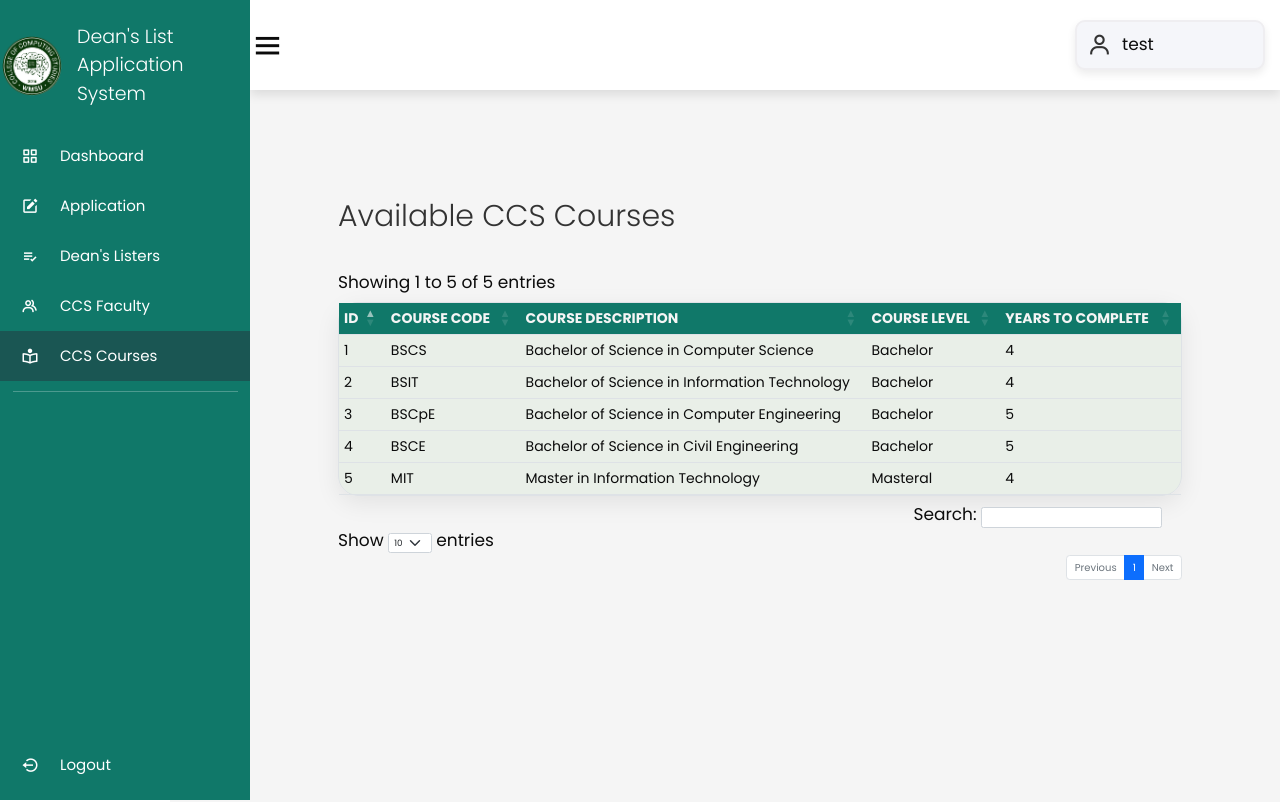
The app's page /programs/programs.php (signed in) with its own data.
### tables this page shows
CREATE TABLE `programs` (
  `id` int(11) NOT NULL,
  `code` varchar(255) NOT NULL,
  `description` varchar(255) NOT NULL,
  `years` int(11) NOT NULL,
  `level` varchar(255) NOT NULL,
  `created_at` timestamp NOT NULL DEFAULT current_timestamp(),
  `updated_at` timestamp NOT NULL DEFAULT current_timestamp() ON UPDATE current_timestamp()
);

### class/program.class.php (called while the page is built, shortened)
<?php
require_once 'database.php';
Class Program{
    protected $db;
    function __construct()
    {
        $this->db = new Database();
    }
    function show(){
        $sql = "SELECT * FROM programs ORDER BY id ASC;";
        $query=$this->db->connect()->prepare($sql);
        if($query->execute()){
            $data = $query->fetchAll();
        }
        return $data;
    }
}
?>

### class/database.php (called while the page is built)
<?php
class Database{
    private $host = 'localhost';
    private $database = 'deanslist';
    private $username = 'root';
    private $password = '';
    protected $connection;
    function connect(){
        try
			{
				$this->connection = new PDO("mysql:host=$this->host;dbname=$this->database",
											$this->username, $this->password);
			}
			catch (PDOException $e)
			{
				echo "Connection error " . $e->getMessage();
			}
        return $this->connection;
    }
}
?>

### programs/programs.php (the view, shortened to what this page needs)
<!DOCTYPE html>
<html lang="en">
<head>
    <link rel="stylesheet" href="https://cdn.jsdelivr.net/npm/boxicons@latest/css/boxicons.min.css">
    <link href="../css/style.css" rel="stylesheet">
    <link rel="stylesheet" href="//code.jquery.com/ui/1.13.2/themes/base/jquery-ui.css">
    <link rel="stylesheet" href="https://cdnjs.cloudflare.com/ajax/libs/twitter-bootstrap/5.2.0/css/bootstrap.min.css">
    <link rel="stylesheet" href="https://cdn.datatables.net/1.13.2/css/dataTables.bootstrap5.min.css">
</head>
<body>
    <div class="side-bar">
        <br>
        <div class="logo-details">
            <img class="logo" style="margin-left:2px"src="ccslogo.png" width ="55" height = "60">
            <span class="logo-name">Dean's List Application <br> System</span>
		</div>
        <br>
        <ul class="nav-links">
            <li>
                <a href="../dashboard/dashboard.php">
                    <i class='bx bx-grid-alt' ></i>
                    <span class="links-name">Dashboard</span>
                </a>
            </li>
            <?php if($_SESSION['user_type'] == 'student') { ?>
            <li>
                <a href="../apply/application-new.php">
                <i class='bx bxs-edit'></i>
                    <span class="links-name">Application</span>
                </a>
            </li>
            <?php } ?>
            <li>
                <a href="../listers/listers.php">
                <i class='bx bx-list-check'></i>
                    <span class="links-name">Dean's Listers</span>
                </a>
            </li>
            <li>
                <a href="../faculty/faculty.php">
                    <i class='bx bx-group' ></i>
                    <span class="links-name">CCS Faculty</span>
                </a>
            </li>
            <li>
                <a href="../programs/programs.php" class="active">
                    <i class='bx bx-book-reader'></i>
                    <span class="links-name">CCS Courses</span>
                </a>
            </li>
            <hr class="line">
            <li id="logout-link">
                <a class="logout-link" href="../login/logout.php" title="Logout">
                    <i class='bx bx-log-out-circle'></i>
                    <span class="links-name">Logout</span>
                </a>
            </li>
        </ul>
    </div>
    <div id="logout-dialog" class="dialog" title="Logout">
        <p><span>Are you sure you want to logout?</span></p>
    </div>
    <section class="home-section">
        <nav>
            <div class="side-bar-button">
                <i class='bx bx-menu small'></i>
            </div>
            <div class="profile-details">
                <i class='bx bx-user'></i>
                <?php echo '<span class="admin-name">'.$_SESSION['user_firstname'].' '.$_SESSION['user_lastname'].'</span>'; ?>
            </div>
        </nav>
        <div class="home-content">
        <div class="table-container">
            <div class="table-heading">
                <h3 class="table-title">Available CCS Courses</h3>
            </div>
            <br>
            <table class="table" id="myTable">
                <thead>
                    <tr>
                        <th>ID</th>
                        <th>Course Code</th>
                        <th>Course Description</th>
                        <th>Course Level</th>
                        <th>Years to Complete</th>
                    </tr>
                </thead>
                <tbody>
                    <?php
                        require_once '../class/program.class.php';
                        $program = new Program();
                        $i = 1;
                        foreach ($program->show() as $value){
                    ?>
                        <tr>
                            <td><?php echo $i ?></td>
                            <td><?php echo $value['code']?></td>
                            <td><?php echo $value['description'] ?></td>
                            <td><?php echo $value['level'] ?></td>
                            <td><?php echo $value['years'] ?></td>
                        </tr>
                    <?php
                        $i++;
                    }
                    ?>
                </tbody>
            </table>
        </div>
        </div>
    </section>
</body>
</html>

### css/style.css (style rules this page uses)
* { font-family:'Poppins', sans-serif; margin: 0; padding: 0; box-sizing: border-box; font-size: 17px; color : rgb(11, 11, 11); outline: none; border:none; text-decoration: none; }
.side-bar { position: fixed; top: 0; left: 0; width: 200px; height: calc(100vh); background-color: #107869; z-index: 2000; font-family: var(--lato); transition: .3s ease; overflow: hidden; scrollbar-width: none; }
.side-bar .logo-details { height: 80px; display: flex; align-items: center; }
.side-bar .logo-details .logo { font-size: 28px; font-weight: 800; min-width: 60px; justify-items: center; }
.side-bar .logo-details .logo-name { color: #fff; font-size: 19px; font-weight: 300; align-items: center; display: block; margin-left: 15px; }
.side-bar .nav-links { padding: 0 !important; height: calc(100vh); }
.side-bar .nav-links li { position: relative; list-style: none; height: 50px; width: 100%; }
.side-bar .nav-links li a { height: 100%; width: 100%; display: flex; align-items: center; text-decoration: none; }
.side-bar .nav-links .active { background-color: #1A5653; }
.side-bar .nav-links li i { min-width: 60px; text-align: center; font-size: 18px; color: #fff; }
.side-bar .nav-links li a .links-name { color: #fff; font-size: 15px; font-weight: 400; white-space: nowrap; }
.side-bar .nav-links .line { margin: 10px auto; width: 90%; height: 1px; border: 0; border-top: 1px solid white; }
.home-section { position: relative; background-color: #f5f5f5; min-height: calc(100vh); width: calc(100% - 250px); left: 250px; }
.home-section nav { position: fixed; top:0; left:20; right:20; z-index: 1000; background-color: var(--white); display: flex; padding-top: 2rem; padding-bottom: 2rem; box-shadow: var(--box-shadow); align-items: center; justify-content: space-between; }
.home-section nav .side-bar-button { display: flex; align-items: center; font-size: 24px; font-weight: 500; }
nav .side-bar-button i { font-size: 35px; margin-right: 10px; }
.home-section nav .profile-details { display: flex; align-items: center; background: #f5f6fa; border: 2px solid #efeef1; border-radius: 10px; height: 50px; min-width: 190px; box-shadow: 0 4px 8px 0 rgba(0,0,0,0.08); margin-right: 15px; }
.home-section nav .profile-details i { font-size: 25px; font-weight: 500; color: #333; margin: 0 10px; white-space: nowrap; }
.table-title { font-weight: 300; font-size: 30px; text-align: left; color: #333; margin-left:20px 0; display: inline; }
.table-container { position: relative; top: 80px; padding: 40px; }
.table { border-collapse: collapse; text-align: left; vertical-align: middle; width: 100%; overflow: auto; border: 1px solid black; border-radius: 20px; background-color: rgba(233, 239, 232, 0.974); box-shadow: 0 7px 25px rgba(0, 0, 0, 0.08); margin-right:100; }
th, td { padding: 8px; font-size: 14px; }
thead { background-color:#107869; font-size: .9rem; color: white; text-transform: uppercase; letter-spacing: 2%; }
thead th { width: auto; height: fit-content; color: #f5f5f5; }
tbody tr:nth-child(odd) { background-color: #fff; }
tbody tr:nth-child(even) { background-color: #eee; }
.table-container .table-heading { display: flex; justify-content: space-between; height: 25px; align-items: center; }
.home-section .home-content { position: relative; }
#logout-link { position: absolute; bottom: 0; margin-bottom: 10px; }
div.dialog p { text-align: center; }
:root { --main-color:#107869; --black:#222; --white:#fff; --light-black:#777; --light-white:#fff9; --dark-bg:rgba(0,0,0,.7); --light-bg:#eee; --border:.1rem solid var(--black); --box-shadow:0 .5rem 1rem rgba(0,0,0,.1); --text-shadow:0 1.5rem 3rem rgba(0,0,0,.3); }
html { font-size: 62.5%; overflow-x: hidden; }
section { padding:5rem 10%; }

### records on screen
programs: code "BSCS", description "Bachelor of Science in Computer Science", level "Bachelor", years "4"
programs: code "BSIT", description "Bachelor of Science in Information Technology", level "Bachelor", years "4"
programs: code "BSCpE", description "Bachelor of Science in Computer Engineering", level "Bachelor", years "5"
programs: code "BSCE", description "Bachelor of Science in Civil Engineering", level "Bachelor", years "5"
programs: code "MIT", description "Master in Information Technology", level "Masteral", years "4"

### other values on screen
$_SESSION['user_firstname'] "test"
